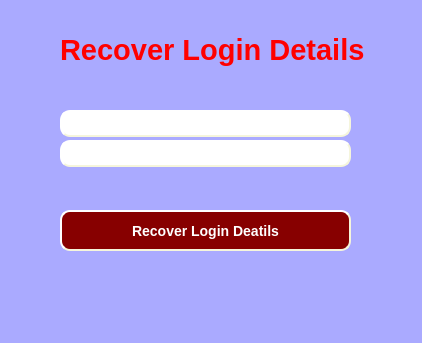
<?xml version="1.0" encoding="UTF-8"?>
<ui version="4.0">
 <class>ForgotPassword</class>
 <widget class="QDialog" name="ForgotPassword">
  <property name="geometry">
   <rect>
    <x>0</x>
    <y>0</y>
    <width>422</width>
    <height>343</height>
   </rect>
  </property>
  <property name="windowTitle">
   <string>Dialog</string>
  </property>
  <property name="styleSheet">
   <string notr="true">background-color:rgb(170, 170, 255)</string>
  </property>
  <widget class="QLabel" name="label">
   <property name="geometry">
    <rect>
     <x>60</x>
     <y>20</y>
     <width>311</width>
     <height>61</height>
    </rect>
   </property>
   <property name="text">
    <string>&lt;html&gt;&lt;head/&gt;&lt;body&gt;&lt;p&gt;&lt;span style=&quot; font-size:22pt; font-weight:600; color:#ff0000;&quot;&gt;Recover Login Details&lt;/span&gt;&lt;/p&gt;&lt;/body&gt;&lt;/html&gt;</string>
   </property>
  </widget>
  <widget class="QLineEdit" name="username">
   <property name="geometry">
    <rect>
     <x>60</x>
     <y>110</y>
     <width>291</width>
     <height>27</height>
    </rect>
   </property>
   <property name="styleSheet">
    <string notr="true">color:grey;font: bold 14px;
background-color: rgb(255, 255, 255);

     border-style: outset;
     border-width: 2px;
     border-radius: 10px;
     border-color: beige;</string>
   </property>
  </widget>
  <widget class="QLineEdit" name="securityans">
   <property name="geometry">
    <rect>
     <x>60</x>
     <y>140</y>
     <width>291</width>
     <height>27</height>
    </rect>
   </property>
   <property name="styleSheet">
    <string notr="true">color: grey;font: bold 14px;
background-color: rgb(255, 255, 255);

     border-style: outset;
     border-width: 2px;
     border-radius: 10px;
     border-color: beige;</string>
   </property>
  </widget>
  <widget class="QPushButton" name="pushButton">
   <property name="geometry">
    <rect>
     <x>60</x>
     <y>210</y>
     <width>291</width>
     <height>41</height>
    </rect>
   </property>
   <property name="styleSheet">
    <string notr="true">color: white;font: bold 14px;
background-color:rgb(135, 0, 0);

     border-style: outset;
     border-width: 2px;
     border-radius: 10px;
     border-color: beige;</string>
   </property>
   <property name="text">
    <string>Recover Login Deatils</string>
   </property>
  </widget>
 </widget>
 <resources/>
 <connections/>
</ui>
